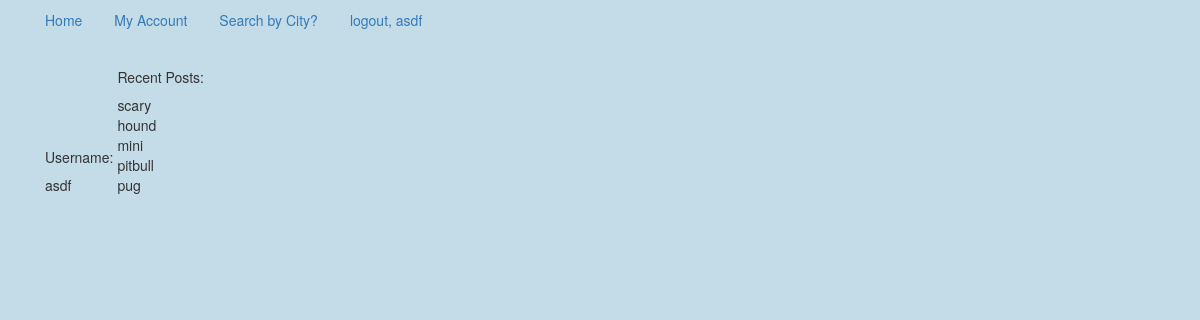
/my_account/1/ (signed in), run on an earlier commit of the app's database.
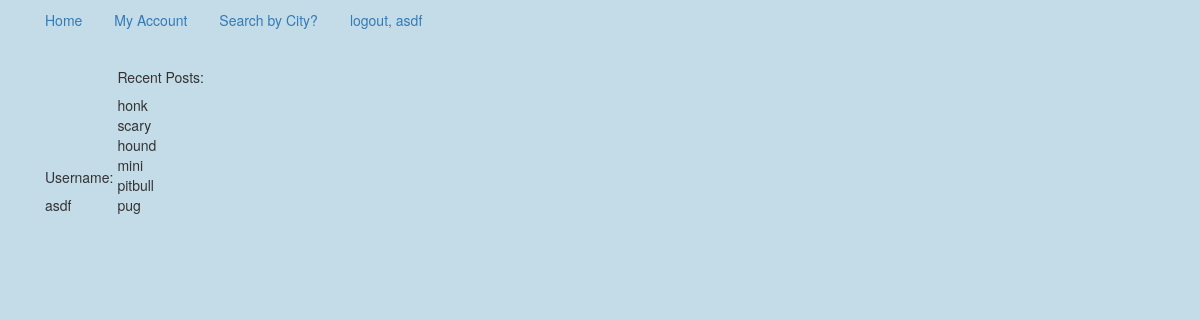
And on a later commit of the database.
### app/models.py (models this page shows)
class Post(models.Model):
    subcategory = models.ForeignKey(SubCategory)
    title = models.CharField(max_length=30)
    description = models.TextField()
    time_created = models.DateTimeField(auto_now_add=True)
    user = models.ForeignKey("auth.User")
    photo = models.ImageField(upload_to='uploads', null=True, blank=True)
    def __str__(self):
        return self.title
    class Meta:
        ordering = ["-time_created"]

### app/views.py (the view)
# urls.py: url(r'^my_account/(?P<pk>\d+)/$', MyAccountView.as_view(), name='my_account_view'),
class MyAccountView(TemplateView):
    model = UserProfile
    template_name = 'userprofile_detail.html'
    def get_context_data(self, **kwargs):
        context = super(MyAccountView, self).get_context_data(**kwargs)
        context['posts'] = Post.objects.filter(user=self.request.user.id)
        return context

### templates/userprofile_detail.html
{% extends 'base.html' %}
{% block content %}
    <div class="container">
    <br>
    <div class="content"><h5>Username: </h5>{{ request.user }}</div>
    <div class="content">
        <h5>Recent Posts:</h5>
    {% for post in posts %}
        <div>{{ post }}</div>
    {% endfor %}
    </div>
</div>
{% endblock %}

What changed in the data, as far as the page shows it:
added Post: title "honk"
